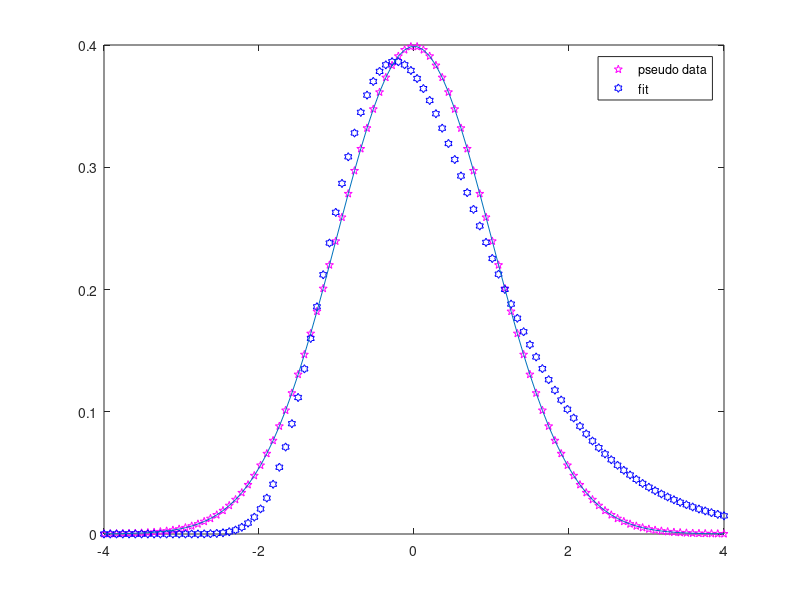

Reproduce this figure in MATLAB.
% from https://de.mathworks.com/help/optim/ug/lsqnonlin.html#buuhch7-3
% this example shows how to use lsqnonlin fit with two parameters

% generate data
t = linspace(-4,4);   
y = 1/sqrt(2*pi)*exp(-t.^2/2);

% define a guess function
fun = @(x)x(1)*exp(-t).*exp(-exp(-(t-x(2)))) - y;
lb = [1/2,-1]; % lower bound for x1 and x2; same for the following parameters
ub = [3/2,3];
x0 = [1/2,0]; % initiate x(1) and x(2)

x = lsqnonlin(fun,x0,lb,ub)

plot(t,y,'mp',t,fun(x)+y,'bh',t,y,'-')
legend('pseudo data','fit')
